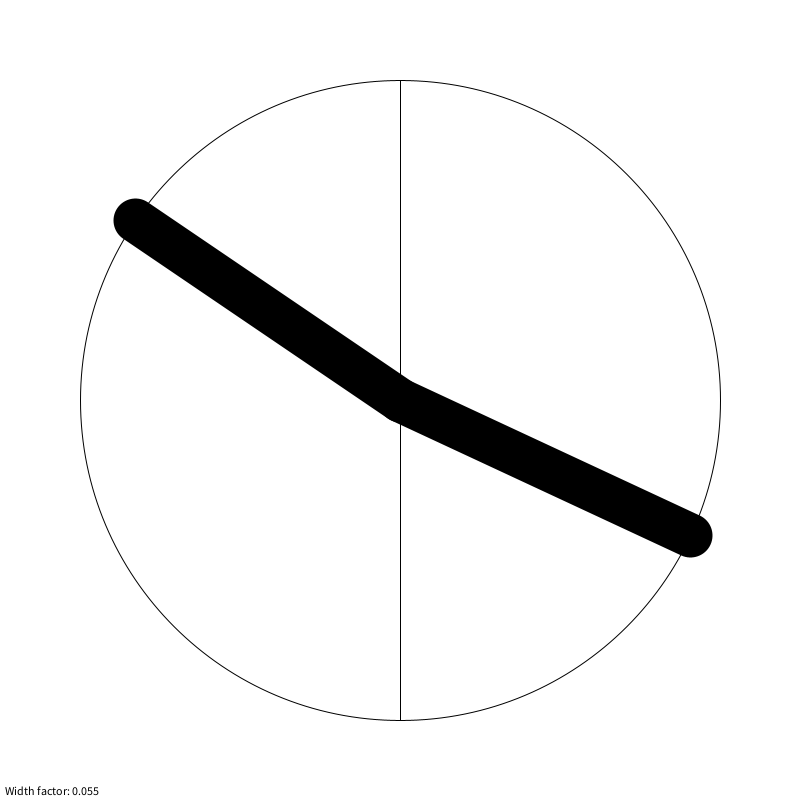
Frame 1 (no input)
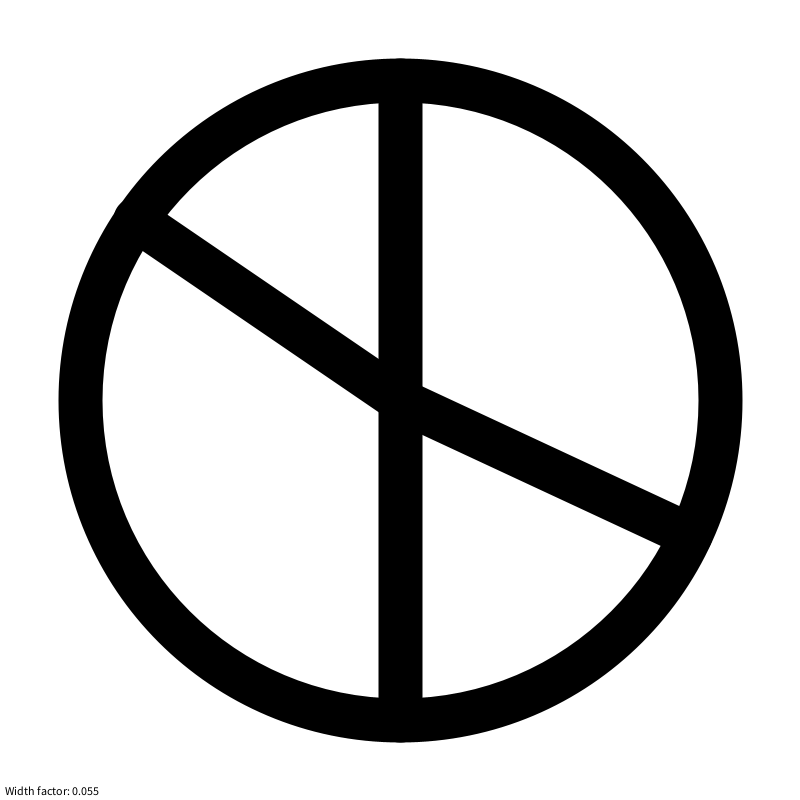
Frame 60 (the mouse pressed at the canvas centre just before this capture)
Frame 120 (the mouse held since frame 60 and released just before this capture): identical to frame 60, image omitted

The Processing sketch that drew these frames (run headless with seeded random() and noise(); from frame 60 on, the mouse is pressed at the canvas centre):

// Processing sketch: peace_clock_processing
// ── peace_clock_processing.pde
boolean showSec = false, updateTime = true, invert = false;
int h,m,s;
float midX, midY, d, r;
int bg, fg;
float widthFactor = .055;

void setup() {
  size(800, 800);
  pixelDensity(displayDensity());
  
  h = hour();
  m = minute();
  s = second();
  
  midX = width/2;
  midY = height/2;
  
  d = width * 0.8;
  r = d * 0.5;
  
  bg = 255;
  fg = 0;
  
}

void draw() {
  background(bg);
  
  if (updateTime) {
    h = hour();
    m = minute();
    s = second();
  }
  
  noFill();
  stroke(fg);
  
  ellipse(midX, midY, d, d);
  line(midX, midY-r, midX, midY+r);
  
  
  float ha = map(h % 12 + ((float) m) / 60.0, 0, 12, 0, TWO_PI) - HALF_PI;
  float ma = map(m + ((float) s) / 60.0, 0, 60, 0, TWO_PI) - HALF_PI;
  float sa = map(s, 0, 60, 0, TWO_PI) - HALF_PI;
  
  if (showSec) {
    strokeWeight(1); 
    line(midX, midY, cos(sa) * r + midX, sin(sa) * r + midY);
  }
  
  strokeWeight(width * widthFactor);
  line(midX, midY, cos(ma) * r + midX, sin(ma) * r + midY);
  line(midX, midY, cos(ha) * r + midX, sin(ha) * r + midY);
  
  textSize(12);
  fill(fg);
  String w = "Width factor: " + nf(widthFactor, 0, 3);
  text(w, 5, height-5);
}

void keyPressed() {
  switch(key) {
    case 's':
    showSec = !showSec;
    break;
    case ' ':
    updateTime = !updateTime;
    break;
    case '=':
    widthFactor += .001;
    break;
    case '-':
    widthFactor -= .001;
    break;
    case 'i':
    int tmp = bg;
    bg = fg;
    fg = tmp;
    break;
  }
}
